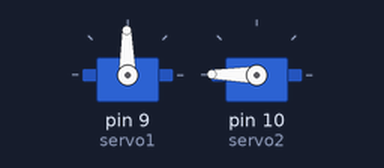
Recording of a sketch running on a simulated Arduino Uno, built with avr-gcc and run on an emulated ATmega328P. Parts: 2 × servo.

Above: at 0.05 s.
At 1.55 s:
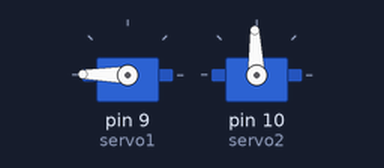
At 3.1 s:
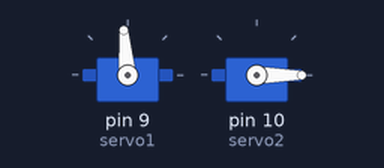
At 6.2 s:
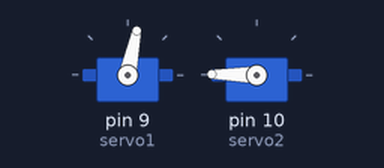
Timing chart, 0 to 8.2 s (numbered marks = the images above):
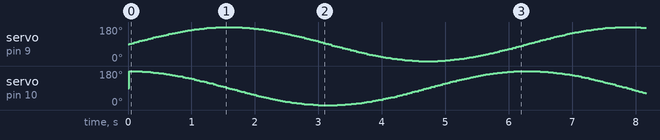

The sketch:

decl_practice_140.ino
```cpp
// snippet: decl_practice_140
// tags: globals, declare, millis, nonblocking, servo
// boards: avr, megaavr, nano33iot, rp2040
// not-tags: romi32u4
// library: Servo
// description: Declare Servo servo1, servo2 at global scope
// prompts: declare, servo, servo1, servo2, scope, servo1
// verified: compile-only
// source: kd-generated (id 140)
// exact-include: Servo.h

#include <Servo.h>
#include <math.h>

Servo servo1, servo2;

void setup() {
  servo1.attach(9);
  servo2.attach(10);
}

void loop() {
  static unsigned long prevMs = 0;
  unsigned long now = millis();
  if (now - prevMs >= 20) {  // 50Hz update rate
    prevMs = now;

    // Use float math for sin/cos, then map to servo angle
    // map() truncates floats — compute angle directly instead
    float t = now / 1000.0f;  // seconds since boot
    float s = sin(t);
    float c = cos(t);

    // Map -1..1 to 0..180 degrees using float arithmetic
    int angle1 = (int)((s + 1.0f) * 90.0f);
    int angle2 = (int)((c + 1.0f) * 90.0f);
    angle1 = constrain(angle1, 0, 180);
    angle2 = constrain(angle2, 0, 180);

    servo1.write(angle1);
    servo2.write(angle2);
  }
}
```
